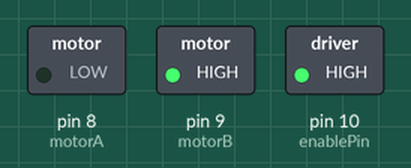
The sketch below on a simulated Arduino Uno, built with avr-gcc and run on an emulated ATmega328P. Parts: switched loads named in the sketch (green lamp = pin HIGH).

Above: at 1.0 s.
At 2.5 s:
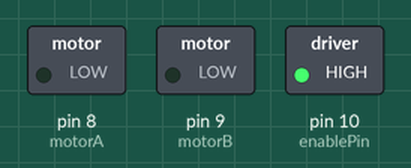
At 4.0 s:
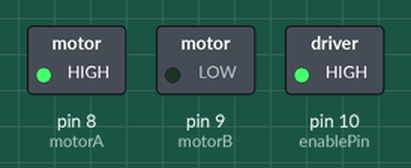
Timing chart, 0 to 7.8 s (numbered marks = the images above):
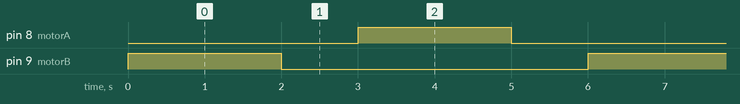

Measured:
- by itself, pin 8 (motorA), pin 9 (motorB): alternates HIGH for 2.0 s and LOW for 4.0 s
- by itself, everything shown: repeats every 6.0 s, in 4 steps

The sketch:

Motor_driver_control.ino
```cpp
// Motor pins
int motorA = 8;   // IN1
int motorB = 9;   // IN2
int enablePin = 10; // ENA (must be PWM pin if speed control needed)

void setup() {
  pinMode(motorA, OUTPUT);
  pinMode(motorB, OUTPUT);
  pinMode(enablePin, OUTPUT);

  // Enable motor at full speed
  analogWrite(enablePin, 255); // 255 = full speed
}

void loop() {
  // Rotate CW
  digitalWrite(motorA, LOW);
  digitalWrite(motorB, HIGH);
  delay(2000);

  // Stop
  digitalWrite(motorA, LOW);
  digitalWrite(motorB, LOW);
  delay(1000);

  // Rotate CCW
  digitalWrite(motorA, HIGH);
  digitalWrite(motorB, LOW);
  delay(2000);

  // Stop
  digitalWrite(motorA, LOW);
  digitalWrite(motorB, LOW);
  delay(1000);
}
```
